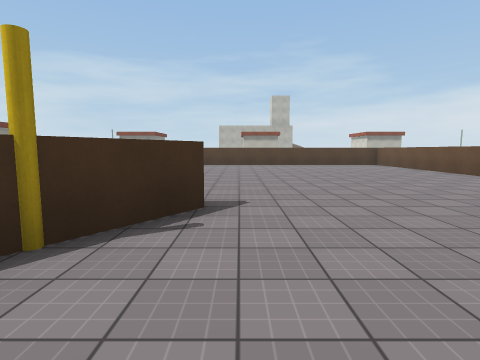
view 1 (above)

13 first-person views from a walk through a Unity game level. The camera is 1.4 m above the floor, tilts 6° down and sees 80° across. The floor is counted in squares, 2 m on a side. Each view is taken from the middle of a square. On the plan, view 1 faces up. The plan holds only what a view shows up to about 10 squares ahead; the rest is blank. The place goes on beyond the plan. Surface patterns are stand-ins for the level's own textures.

view 2
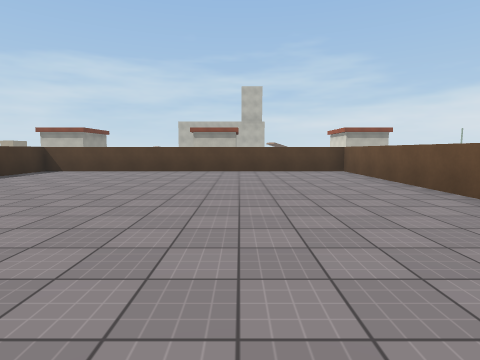

view 3
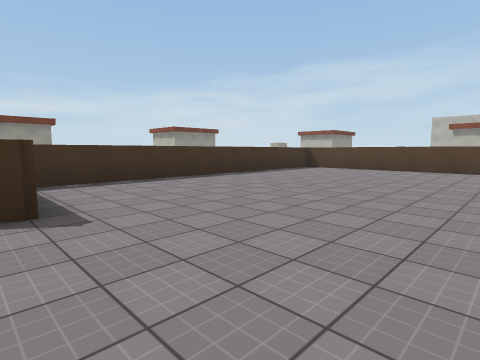

view 4
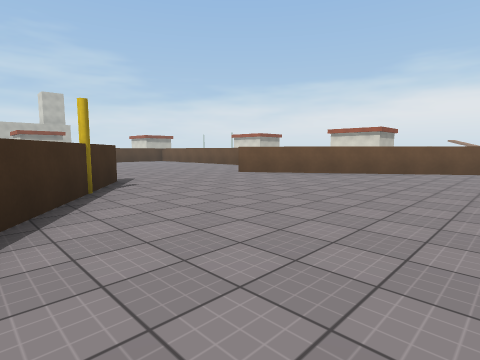

view 5
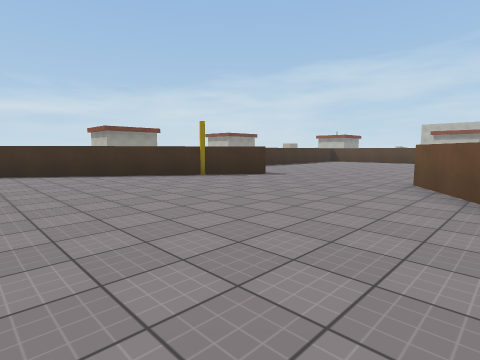

view 6
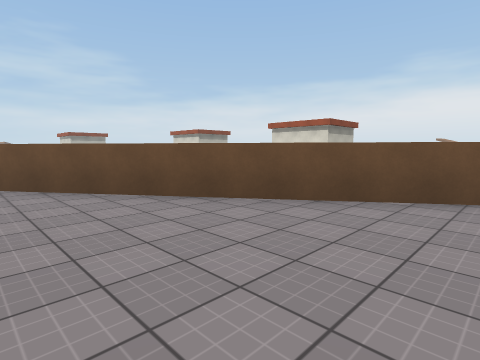

view 7
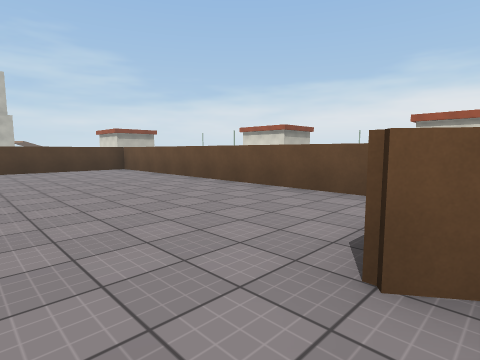

view 8
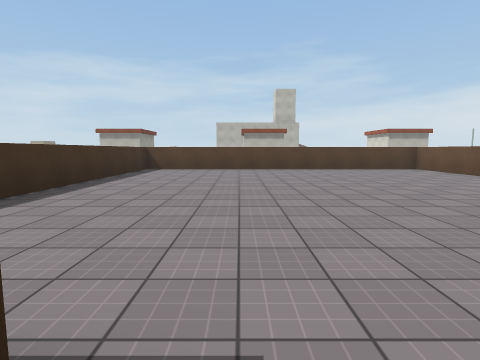

view 9
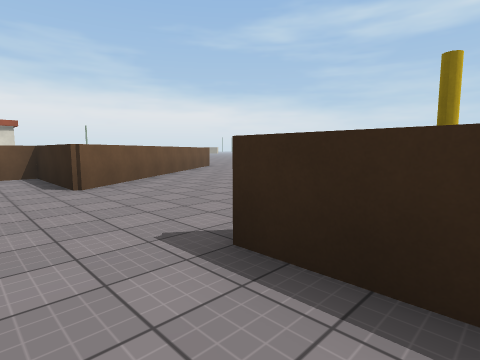

view 10
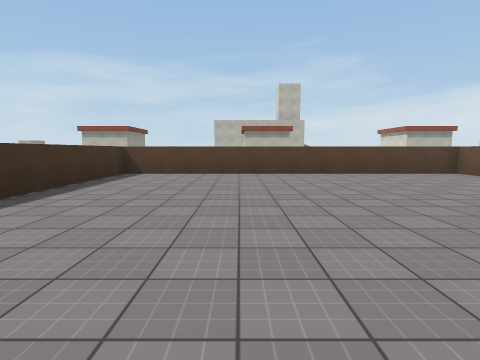

view 11
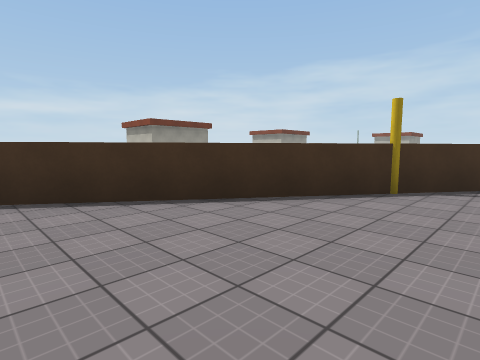

view 12
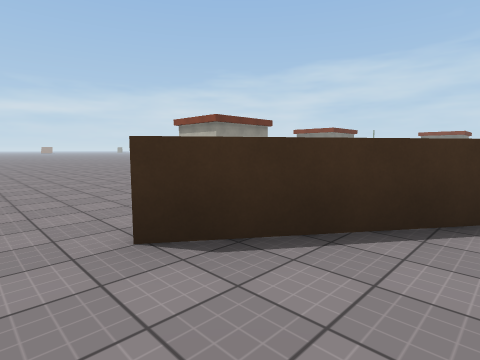

view 13
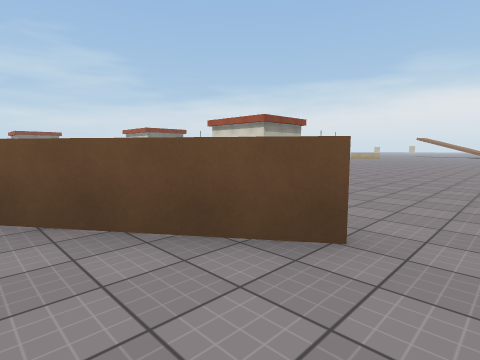

### Floor plan
Points are (right, up) in squares from view 1. A wall is a line through its corners. A room is listed if a view was taken in it or the views show most of it. See-through windows are left out.
Room 1 (views 1, 2, 3, 4, 5, 6, 7, 8, 9, 10, 11, 12, 13)
walls: (-2, 3.6) (-0.4, 3.6) (-5, -3.1); (8, -3.1) (3.4, 3.6) (6.4, 3.6) (6.4, 13.4) (-3.4, 13.4) (-3.4, 4)
ways out: opening at (-6, -4); opening at (8, -4)
objects: other object (-2, 2) to (-1, 2)

Where each view was taken, in squares from view 1:
view 1: 0 up, 0 right, facing up
view 2: 4 up, 3 right, facing up
view 3: 3 up, 3 right, facing up-left
view 4: 3 down, 3 left, facing up-right
view 5: 3 down, 5 right, facing up-left
view 6: 3 down, 3 right, facing up-right
view 7: 3 up, 2 right, facing up-right
view 8: 3 up, 0 right, facing up
view 9: 5 up, 2 left, facing down-right
view 10: 5 up, 0 right, facing up
view 11: 3 down, 0 right, facing up-left
view 12: 4 down, 3 left, facing up-left
view 13: 4 down, 6 right, facing up-right
